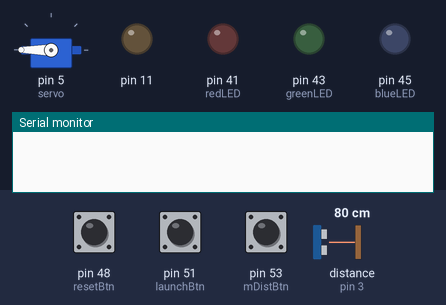
Bench run of a sketch on a simulated Arduino Mega 2560, built with avr-gcc and run on an emulated ATmega2560. On the bench: servo, output pins drawn as LEDs (lit = HIGH), the last lines printed to the serial monitor. The inputs (shaded band) are chosen by the test bench; at power-on: pin 51 (launchBtn) HIGH, pin 48 (resetBtn) HIGH, pin 53 (mDistBtn) HIGH, distance to the obstacle (sensor on pin 3) 80 cm. The echo pulse lasts 58.3 µs per cm.

Above: at 1.2 s.
1.3 s: pin 51 (launchBtn) pulled LOW for 0.15 s
At 1.9 s:
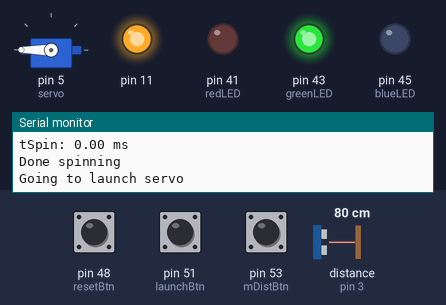
4.4 s: pin 48 (resetBtn) pulled LOW for 0.15 s
At 4.9 s:
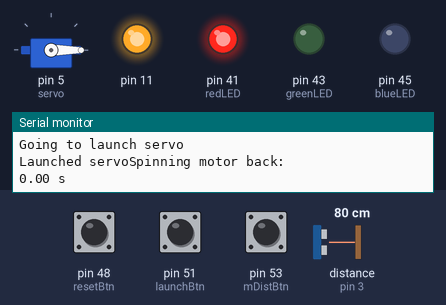
7.5 s: pin 53 (mDistBtn) pulled LOW for 0.15 s
At 9.0 s:
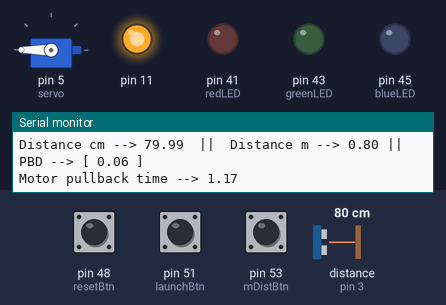
9.5 s: pin 51 (launchBtn) pulled LOW for 1 s
At 13.0 s:
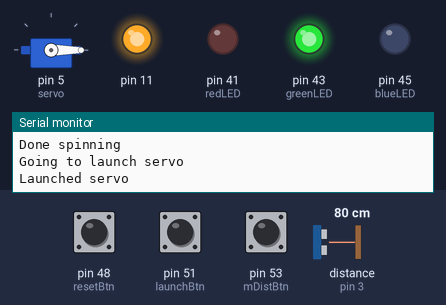
13.5 s: pin 48 (resetBtn) pulled LOW for 1 s
At 17.0 s:
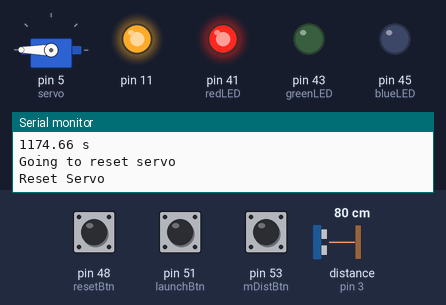
Timing chart, 0 to 18.5 s (numbered marks = the images above; inputs shaded):
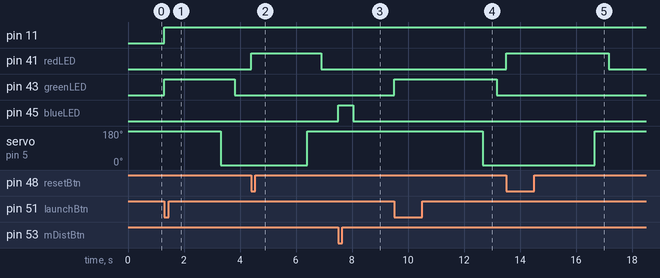

The sketch:

sketch_dec11d.ino
```cpp
#include <math.h>
#include <Servo.h>
#include "NewPing.h"

#define RPM 200 //3750 old value
#define TRIG_PIN 2
#define ECHO_PIN 3
#define INTIALPOINT 16.2
#define PI 3.14159265
#define MOTOR_MS 0.047
/* this is with r=0.0015 and 200rpm
 * ORIGINAL DC MOTOR -> 0.39267 WITH 0.001m radius and 3750 RPM. CHANGE when needed
 */

bool mState = true; //GOT CHANGED TO FALSE, SET BACK TO TRUE
bool spinState = true; //GOT CHANGED TO TRUE, SET BACK TO FALSE
bool launchState = false; //GOT CHNAGED TO TRUE, SET BACK TO FALSE
bool spinBackState = false;

double measuredDistance; //change to 750 for tests
double measuredDistanceM;
double duration;

double tSpin;

//pins for buttons
int mDistBtn = 53;
int launchBtn = 51;
int resetBtn = 48;

//pins for LEDs
int blueLED = 45;
int greenLED = 43;
int redLED = 41;

//motor spin time global varible
double motorSpinTime;

//helps control DC motor
class Motor {
  public:
    int dir1;
    int dir2;
    int speedPin;
    int motorSpeed;

    Motor(int d1, int d2, int sPin, int mSpeed) {
      dir1 = d1;
      dir2 = d2;
      speedPin = sPin;
      motorSpeed = mSpeed;
    };

    void spinForward() {   //this is supposed to be clockwise
      digitalWrite(dir1, LOW);
      digitalWrite(dir2, HIGH);
      analogWrite(speedPin, motorSpeed);
    }

    void spinBack() {    //this is supposed to be counter-clockwise
      digitalWrite(dir1, HIGH);
      digitalWrite(dir2, LOW);
      analogWrite(speedPin, motorSpeed);
    }

    void off() {
      digitalWrite(dir1, LOW);
      digitalWrite(dir2, LOW);
    }

    double getMotorPBT(double d) {
      double t = d / MOTOR_MS;
      //Serial.print("Pullback time --> ");
      //Serial.print(t);
      return t;
    }
};

double getPBD(double distance, double sine_degrees)
{
    double m, g, k, val, top, bottom, inside, final, finalCm, finalPoint;

    m = 0.0101;
    g = 9.8;
    k = 26.3752318;
    val = PI / 180.0; //USED TO CONVERT sine_degrees TO DEGREES

    top = distance * g * m;

    sine_degrees = sin((2 * sine_degrees) * val);

    bottom = k * sine_degrees;
    inside = top / bottom;

    final = sqrt(inside); //THIS IS DISTANCE IN METERS
    finalCm = final * 100;                   //THIS IS DISTANCE IN CENTIMETERS
    finalPoint = finalCm + INTIALPOINT;      //THIS IS DISTANCE + INTIAL POINT

    //printf("pullback cm final point @ [ %lf cm ]", finalPoint);
    return final; //can return this, finalCm or finalPoint
}

//OBJECT DECLARATIONS
NewPing sensor(TRIG_PIN, ECHO_PIN);
Motor dcMotor(10,9,11,255);
Servo servo;

int servoMin = 0;
int servoMax = 180;

void setup() {

  servo.attach(5);
  servo.write(servoMax);
  pinMode(mDistBtn, INPUT_PULLUP);
  pinMode(launchBtn, INPUT_PULLUP);
  pinMode(resetBtn, INPUT_PULLUP);
  pinMode(blueLED, OUTPUT);
  pinMode(greenLED, OUTPUT);
  pinMode(redLED, OUTPUT);
  Serial.begin(9600);

}

void loop() {

  //gets distance in cm (with decimals) and converts to m, finds pullback distance
  if (digitalRead(mDistBtn) == LOW && mState == true) {
    duration = sensor.ping();
    measuredDistance = (duration / 2) * 0.0343;
    //measuredDistance = 5000; //TEST AND DEBUDDING PURPOSES
    measuredDistanceM = measuredDistance / 100;    //converts cm --> m
    double pbd = getPBD(measuredDistanceM, 40.00); //sends to distance calc with angle of 40.00 degrees
    double pb_time = dcMotor.getMotorPBT(pbd);
    motorSpinTime = pb_time;

    digitalWrite(blueLED, HIGH);
    Serial.print("Distance cm --> ");
    Serial.print(measuredDistance);
    Serial.print("  ||  Distance m --> ");
    Serial.print(measuredDistanceM);
    Serial.print(" || PBD --> [ ");
    Serial.print(pbd);
    Serial.print(" ]");
    Serial.print('\n');
    Serial.print("Motor pullback time --> ");
    Serial.print(pb_time);
    Serial.print('\n');
    delay(500);
    digitalWrite(blueLED, LOW);
    mState = false;
  }

  if (digitalRead(launchBtn) == LOW && launchState == false) {
    Serial.println("Beginning to spin..");
    Serial.println(motorSpinTime);
    tSpin = motorSpinTime * 1000;

    Serial.print("tSpin: ");
    Serial.print(tSpin);    //debugging
    Serial.println(" ms");

    digitalWrite(greenLED, HIGH);

    while (spinState != false) {
      dcMotor.spinForward();
      delay(tSpin);
      dcMotor.off();
      spinState = false;
    }

    Serial.println("Done spinning");
    Serial.println("Going to launch servo");
    delay(2000);
    servo.write(servoMin);
    Serial.print("Launched servo");
    delay(500);
    digitalWrite(greenLED, LOW);
    launchState = true;
  }

  //resets all changed variables
  if (digitalRead(resetBtn) == LOW && launchState == true) {
    digitalWrite(redLED, HIGH);

    Serial.println("Spinning motor back: ");
    Serial.print(tSpin);
    Serial.print(" s\n");
    while (spinBackState == false) {
      dcMotor.spinBack();
      delay(tSpin);
      dcMotor.off();
      spinBackState = true;
    }

    delay(2000);
    Serial.println("Going to reset servo");
    servo.write(servoMax);
    Serial.println("Reset Servo");

    mState = true;
    spinState = true;
    launchState = false;
    spinBackState = false;
    motorSpinTime = 0;
    tSpin = 0;
    delay(500);
    digitalWrite(redLED, LOW);
    Serial.println("RESET..");
  }
}
```

Measured:
- after the input at 1.3 s, pin 11: LOW → HIGH at once; pin 43 (greenLED): LOW → HIGH at once, → LOW 2.5 s later; servo on pin 5 (servo): 180° → 0° after 2.0 s
- after the input at 4.4 s, pin 41 (redLED): LOW → HIGH at once, → LOW 2.5 s later; servo on pin 5 (servo): 0° → 180° after 2.0 s
- after the input at 7.5 s, pin 45 (blueLED): LOW → HIGH at once, → LOW 0.53 s later
- after the input at 9.5 s, pin 43 (greenLED): LOW → HIGH at once, → LOW 3.7 s later; servo on pin 5 (servo): 180° → 0° after 3.2 s
- after the input at 13.5 s, pin 41 (redLED): LOW → HIGH at once, → LOW 3.7 s later; servo on pin 5 (servo): 0° → 180° after 3.2 s
